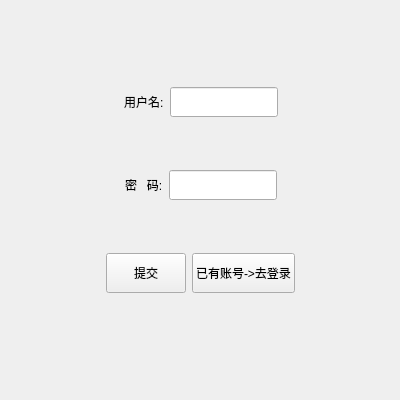
<?xml version="1.0" encoding="UTF-8"?>
<ui version="4.0">
 <class>RegisterWindow</class>
 <widget class="QWidget" name="RegisterWindow">
  <property name="geometry">
   <rect>
    <x>0</x>
    <y>0</y>
    <width>400</width>
    <height>400</height>
   </rect>
  </property>
  <property name="minimumSize">
   <size>
    <width>400</width>
    <height>400</height>
   </size>
  </property>
  <property name="maximumSize">
   <size>
    <width>400</width>
    <height>400</height>
   </size>
  </property>
  <property name="windowTitle">
   <string>注册</string>
  </property>
  <widget class="QWidget" name="registerwindow" native="true">
   <property name="geometry">
    <rect>
     <x>20</x>
     <y>40</y>
     <width>361</width>
     <height>301</height>
    </rect>
   </property>
   <property name="styleSheet">
    <string notr="true"/>
   </property>
   <layout class="QVBoxLayout" name="verticalLayout_2">
    <item>
     <layout class="QHBoxLayout" name="horizontalLayout_3">
      <item>
       <spacer name="horizontalSpacer_7">
        <property name="orientation">
         <enum>Qt::Orientation::Horizontal</enum>
        </property>
        <property name="sizeHint" stdset="0">
         <size>
          <width>40</width>
          <height>20</height>
         </size>
        </property>
       </spacer>
      </item>
      <item>
       <widget class="QLabel" name="label_login_2">
        <property name="text">
         <string>用户名:</string>
        </property>
       </widget>
      </item>
      <item>
       <widget class="QLineEdit" name="userNamelineEdit">
        <property name="minimumSize">
         <size>
          <width>0</width>
          <height>30</height>
         </size>
        </property>
       </widget>
      </item>
      <item>
       <spacer name="horizontalSpacer_8">
        <property name="orientation">
         <enum>Qt::Orientation::Horizontal</enum>
        </property>
        <property name="sizeHint" stdset="0">
         <size>
          <width>40</width>
          <height>20</height>
         </size>
        </property>
       </spacer>
      </item>
     </layout>
    </item>
    <item>
     <layout class="QHBoxLayout" name="horizontalLayout_5">
      <item>
       <spacer name="horizontalSpacer_9">
        <property name="orientation">
         <enum>Qt::Orientation::Horizontal</enum>
        </property>
        <property name="sizeHint" stdset="0">
         <size>
          <width>40</width>
          <height>20</height>
         </size>
        </property>
       </spacer>
      </item>
      <item>
       <widget class="QLabel" name="label_password_2">
        <property name="text">
         <string>密   码:</string>
        </property>
       </widget>
      </item>
      <item>
       <widget class="QLineEdit" name="passwordlineEdit">
        <property name="minimumSize">
         <size>
          <width>0</width>
          <height>30</height>
         </size>
        </property>
        <property name="echoMode">
         <enum>QLineEdit::EchoMode::PasswordEchoOnEdit</enum>
        </property>
       </widget>
      </item>
      <item>
       <spacer name="horizontalSpacer_10">
        <property name="orientation">
         <enum>Qt::Orientation::Horizontal</enum>
        </property>
        <property name="sizeHint" stdset="0">
         <size>
          <width>40</width>
          <height>20</height>
         </size>
        </property>
       </spacer>
      </item>
     </layout>
    </item>
    <item>
     <layout class="QHBoxLayout" name="horizontalLayout_6">
      <item>
       <spacer name="horizontalSpacer_11">
        <property name="orientation">
         <enum>Qt::Orientation::Horizontal</enum>
        </property>
        <property name="sizeHint" stdset="0">
         <size>
          <width>40</width>
          <height>20</height>
         </size>
        </property>
       </spacer>
      </item>
      <item>
       <widget class="QPushButton" name="submitButton">
        <property name="maximumSize">
         <size>
          <width>200</width>
          <height>40</height>
         </size>
        </property>
        <property name="styleSheet">
         <string notr="true"/>
        </property>
        <property name="text">
         <string>提交</string>
        </property>
       </widget>
      </item>
      <item>
       <widget class="QPushButton" name="loginButton">
        <property name="maximumSize">
         <size>
          <width>200</width>
          <height>40</height>
         </size>
        </property>
        <property name="styleSheet">
         <string notr="true"/>
        </property>
        <property name="text">
         <string>已有账号-&gt;去登录</string>
        </property>
       </widget>
      </item>
      <item>
       <spacer name="horizontalSpacer_12">
        <property name="orientation">
         <enum>Qt::Orientation::Horizontal</enum>
        </property>
        <property name="sizeHint" stdset="0">
         <size>
          <width>40</width>
          <height>20</height>
         </size>
        </property>
       </spacer>
      </item>
     </layout>
    </item>
   </layout>
  </widget>
  <widget class="QLabel" name="statusLabel">
   <property name="geometry">
    <rect>
     <x>150</x>
     <y>350</y>
     <width>101</width>
     <height>21</height>
    </rect>
   </property>
   <property name="text">
    <string/>
   </property>
  </widget>
 </widget>
 <resources/>
 <connections/>
</ui>
